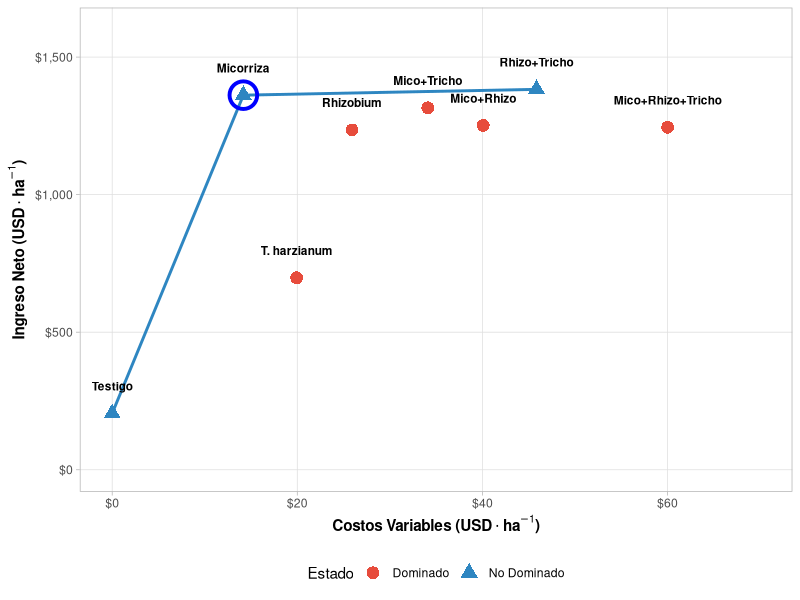
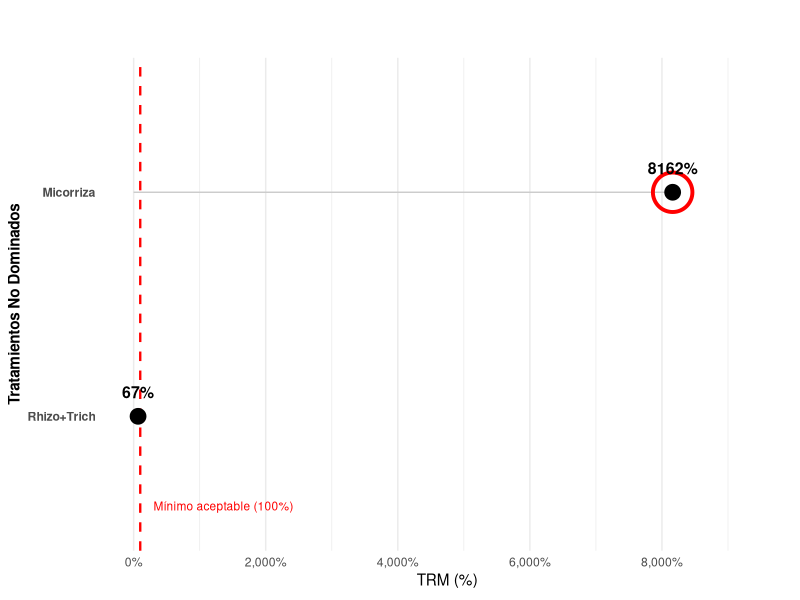
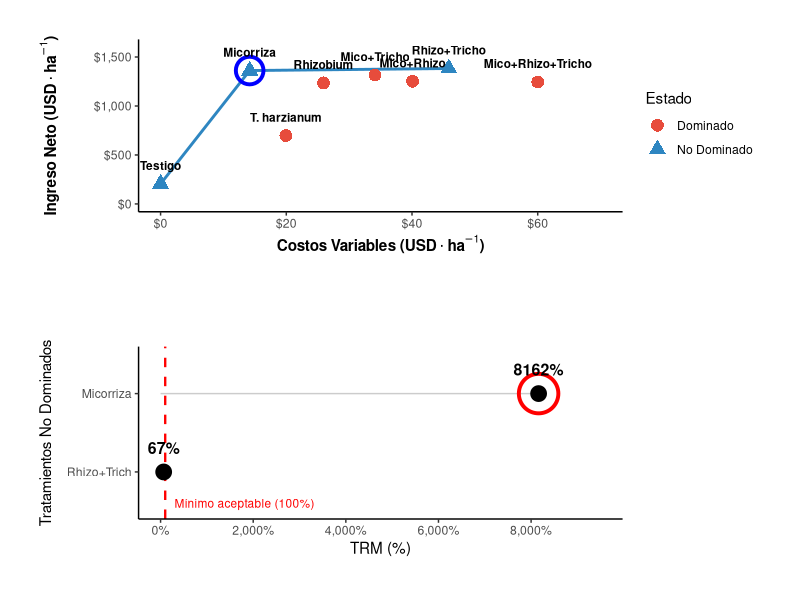

Generate these figures, in order, with R:
## ---- chunk 1
library(ggplot2)
library(scales)
library(dplyr)
library(patchwork)
## ---- chunk 2
tasa_cambio <- 36.62 

df_final <- data.frame(
        Tratamiento = c("Testigo", "Micorriza", "T. harzianum", "Rhizobium", 
                        "Mico+Tricho", "Mico+Rhizo", "Rhizo+Tricho", "Mico+Rhizo+Tricho"),
        # Conversión a USD
        Costos = c(0, 519, 730, 949, 1249, 1468, 1679, 2198) / tasa_cambio,
        IngresoNeto = c(7507, 49866, 25554, 45245, 48179, 45837, 50642, 45591) / tasa_cambio,
        Dominancia = c("ND", "ND", "D", "D", "D", "D", "ND", "D")
)
knitr::kable(df_final)
## ---- chunk 3
graf_dom <- ggplot(df_final, aes(x = Costos, y = IngresoNeto)) +
        geom_line(data = subset(df_final, Dominancia == "ND"), 
                  aes(group = 1), color = "#2E86C1", size = 1) +
        geom_point(aes(color = Dominancia, shape = Dominancia), size = 4) +
        geom_point(data = subset(df_final, Tratamiento == "Micorriza"), size = 8, shape = 1, color = "blue", stroke = 2)+
        geom_text(aes(label = Tratamiento), 
                  vjust = -1, hjust = 0.5, size = 3, fontface = "bold", 
                  check_overlap = FALSE, nudge_y = 50) +
        scale_color_manual(values = c("D" = "#E74C3C", "ND" = "#2E86C1"), 
                           labels = c("D" = "Dominado", "ND" = "No Dominado")) +
        scale_shape_manual(values = c("D" = 16, "ND" = 17),
                           labels = c("D" = "Dominado", "ND" = "No Dominado")) +
        scale_y_continuous(labels = dollar_format(), limits = c(0, 1600)) + 
        scale_x_continuous(labels = dollar_format(), limits = c(0, 70)) +
        labs(
                x = expression(bold("Costos Variables (USD" %.% ha^-1 * ")")),
                y = expression(bold("Ingreso Neto (USD" %.% ha^-1 * ")")),
                color = "Estado", 
                shape = "Estado"
        ) +
        theme_light() +
        theme(
                axis.title = element_text(size = 12),
                plot.title = element_text(hjust = 0.5, face = "bold"),
                plot.subtitle = element_text(hjust = 0.5)
        ) +
        theme_light() +
        theme(legend.position = "bottom",
              panel.grid.minor = element_blank())
print(graf_dom)
## ---- chunk 4
df_trm_puntos <- data.frame(
        Tratamiento = c("Micorriza", "Rhizo+Trich"),
        TRM_porcentaje = c(8162, 67)
)

graf_trm <- ggplot(df_trm_puntos, aes(x = TRM_porcentaje, y = reorder(Tratamiento, TRM_porcentaje))) +
        geom_segment(aes(x = 0, xend = TRM_porcentaje, yend = reorder(Tratamiento, TRM_porcentaje)), 
                     color = "grey80", size = 0.5) +
        
        geom_vline(xintercept = 100, linetype = "dashed", color = "red", size = 0.8) +
        annotate("text", x = 300, y = 0.6, label = "Mínimo aceptable (100%)", color = "red", size = 3, hjust = 0) +
        geom_point(data = subset(df_trm_puntos, Tratamiento == "Micorriza"),
                   size = 12, shape = 1, color = "red", stroke = 2) +
        geom_point(color = "black", size = 5) +
        geom_text(aes(label = paste0(TRM_porcentaje, "%")), 
                  vjust = -1.5, fontface = "bold", size = 4) +
        scale_x_continuous(limits = c(0, 9500), breaks = seq(0, 9000, 2000), 
                           labels = scales::comma_format(suffix = "%")) +
        labs(title = "",
             subtitle = "",
             x = expression("TRM (%)"),
             y = "Tratamientos No Dominados") +
        
        theme_minimal() +
        theme(plot.title = element_text(face = "bold", size = 14),
              axis.title = element_text(face = "bold"),
              panel.grid.major.y = element_blank(),
              axis.text.y = element_text(face = "bold"))
print(graf_trm)
## ---- chunk 5
graf_economic <-
        (graf_dom + graf_trm) +
        plot_layout(ncol = 1, nrow = 2) &
        theme_classic() &
        theme(
                panel.grid.major = element_blank(),
                panel.grid.minor = element_blank(),
                panel.background = element_rect(fill = "white", colour = NA),
                plot.margin = unit(c(0.5, 0.5, 0.5, 0.5), "cm"))
graf_economic
